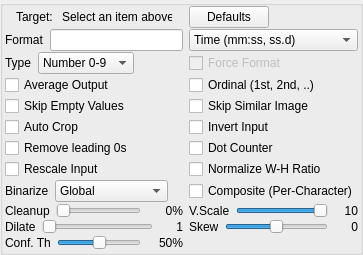
           <widget class="QGroupBox" name="groupBox_target_settings">
            <layout class="QGridLayout" name="gridLayout_6">
             <property name="leftMargin">
              <number>2</number>
             </property>
             <property name="topMargin">
              <number>0</number>
             </property>
             <property name="rightMargin">
              <number>2</number>
             </property>
             <property name="bottomMargin">
              <number>2</number>
             </property>
             <property name="verticalSpacing">
              <number>1</number>
             </property>
             <item row="0" column="3">
              <widget class="QPushButton" name="pushButton_restoreDefaults">
               <property name="sizePolicy">
                <sizepolicy hsizetype="Fixed" vsizetype="Fixed">
                 <horstretch>0</horstretch>
                 <verstretch>0</verstretch>
                </sizepolicy>
               </property>
               <property name="text">
                <string>Defaults</string>
               </property>
              </widget>
             </item>
             <item row="3" column="2">
              <widget class="QCheckBox" name="checkBox_smoothing">
               <property name="text">
                <string>Average Output</string>
               </property>
              </widget>
             </item>
             <item row="9" column="2">
              <widget class="QWidget" name="widget_27" native="true">
               <property name="sizePolicy">
                <sizepolicy hsizetype="Fixed" vsizetype="Preferred">
                 <horstretch>0</horstretch>
                 <verstretch>0</verstretch>
                </sizepolicy>
               </property>
               <layout class="QHBoxLayout" name="horizontalLayout_32">
                <property name="leftMargin">
                 <number>0</number>
                </property>
                <property name="topMargin">
                 <number>0</number>
                </property>
                <property name="rightMargin">
                 <number>0</number>
                </property>
                <property name="bottomMargin">
                 <number>0</number>
                </property>
                <item>
                 <widget class="QLabel" name="label_binarizationMethod">
                  <property name="text">
                   <string>Binarize</string>
                  </property>
                 </widget>
                </item>
                <item>
                 <widget class="QComboBox" name="comboBox_binarizationMethod">
                  <item>
                   <property name="text">
                    <string>Global</string>
                   </property>
                  </item>
                  <item>
                   <property name="text">
                    <string>No Binarization</string>
                   </property>
                  </item>
                  <item>
                   <property name="text">
                    <string>Local</string>
                   </property>
                  </item>
                  <item>
                   <property name="text">
                    <string>Adaptive</string>
                   </property>
                  </item>
                 </widget>
                </item>
               </layout>
              </widget>
             </item>
             <item row="1" column="3">
              <widget class="QComboBox" name="comboBox_formatPrefix">
               <property name="currentIndex">
                <number>0</number>
               </property>
               <item>
                <property name="text">
                 <string>Time (mm:ss, ss.d)</string>
                </property>
               </item>
               <item>
                <property name="text">
                 <string>Time mm:ss</string>
                </property>
               </item>
               <item>
                <property name="text">
                 <string>Time ss.d</string>
                </property>
               </item>
               <item>
                <property name="text">
                 <string>Time 0-59</string>
                </property>
               </item>
               <item>
                <property name="text">
                 <string>Shotclock 0-39</string>
                </property>
               </item>
               <item>
                <property name="text">
                 <string>Score 1dd</string>
                </property>
               </item>
               <item>
                <property name="text">
                 <string>Score ddd</string>
                </property>
               </item>
               <item>
                <property name="text">
                 <string>Period 1-4</string>
                </property>
               </item>
               <item>
                <property name="text">
                 <string>Period d</string>
                </property>
               </item>
               <item>
                <property name="text">
                 <string>Alphanumeric</string>
                </property>
               </item>
               <item>
                <property name="text">
                 <string>Any text</string>
                </property>
               </item>
               <item>
                <property name="text">
                 <string>Any number</string>
                </property>
               </item>
               <item>
                <property name="text">
                 <string>Select Preset</string>
                </property>
               </item>
              </widget>
             </item>
             <item row="7" column="3">
              <widget class="QCheckBox" name="checkBox_dotDetector">
               <property name="toolTip">
                <string>Count dots/blobs instead of detecting characters</string>
               </property>
               <property name="text">
                <string>Dot Counter</string>
               </property>
              </widget>
             </item>
             <item row="2" column="2">
              <widget class="QWidget" name="horizontalWidget" native="true">
               <property name="sizePolicy">
                <sizepolicy hsizetype="Fixed" vsizetype="Preferred">
                 <horstretch>0</horstretch>
                 <verstretch>0</verstretch>
                </sizepolicy>
               </property>
               <layout class="QHBoxLayout" name="horizontalLayout_8">
                <property name="leftMargin">
                 <number>0</number>
                </property>
                <property name="topMargin">
                 <number>0</number>
                </property>
                <property name="rightMargin">
                 <number>0</number>
                </property>
                <property name="bottomMargin">
                 <number>0</number>
                </property>
                <item>
                 <widget class="QLabel" name="label_13">
                  <property name="sizePolicy">
                   <sizepolicy hsizetype="Fixed" vsizetype="Preferred">
                    <horstretch>0</horstretch>
                    <verstretch>0</verstretch>
                   </sizepolicy>
                  </property>
                  <property name="text">
                   <string>Type</string>
                  </property>
                 </widget>
                </item>
                <item>
                 <widget class="QComboBox" name="comboBox_fieldType">
                  <item>
                   <property name="text">
                    <string>Number 0-9</string>
                   </property>
                  </item>
                  <item>
                   <property name="text">
                    <string>Time 0-9 , . :</string>
                   </property>
                  </item>
                  <item>
                   <property name="text">
                    <string>Text</string>
                   </property>
                  </item>
                 </widget>
                </item>
               </layout>
              </widget>
             </item>
             <item row="10" column="2">
              <widget class="QWidget" name="widget_17" native="true">
               <layout class="QHBoxLayout" name="horizontalLayout_15">
                <property name="leftMargin">
                 <number>0</number>
                </property>
                <property name="topMargin">
                 <number>0</number>
                </property>
                <property name="rightMargin">
                 <number>0</number>
                </property>
                <property name="bottomMargin">
                 <number>0</number>
                </property>
                <item>
                 <widget class="QLabel" name="label_4">
                  <property name="text">
                   <string>Cleanup</string>
                  </property>
                 </widget>
                </item>
                <item>
                 <widget class="QSlider" name="horizontalSlider_cleanup">
                  <property name="orientation">
                   <enum>Qt::Horizontal</enum>
                  </property>
                 </widget>
                </item>
                <item>
                 <widget class="QLabel" name="label_cleanup_value">
                  <property name="minimumSize">
                   <size>
                    <width>36</width>
                    <height>0</height>
                   </size>
                  </property>
                  <property name="alignment">
                   <set>Qt::AlignRight|Qt::AlignVCenter</set>
                  </property>
                 <property name="text">
                   <string>0%</string>
                  </property>
                 </widget>
                </item>
               </layout>
              </widget>
             </item>
             <item row="3" column="3">
              <widget class="QCheckBox" name="checkBox_ordinalIndicator">
               <property name="text">
                <string>Ordinal (1st, 2nd, ..)</string>
               </property>
              </widget>
             </item>
             <item row="4" column="2">
              <widget class="QCheckBox" name="checkBox_skip_empty">
               <property name="text">
                <string>Skip Empty Values</string>
               </property>
              </widget>
             </item>
             <item row="0" column="2">
              <widget class="QWidget" name="widget_10" native="true">
               <property name="sizePolicy">
                <sizepolicy hsizetype="Preferred" vsizetype="Preferred">
                 <horstretch>0</horstretch>
                 <verstretch>0</verstretch>
                </sizepolicy>
               </property>
               <layout class="QHBoxLayout" name="horizontalLayout_16">
                <property name="spacing">
                 <number>3</number>
                </property>
                <property name="leftMargin">
                 <number>5</number>
                </property>
                <property name="topMargin">
                 <number>0</number>
                </property>
                <property name="rightMargin">
                 <number>5</number>
                </property>
                <property name="bottomMargin">
                 <number>0</number>
                </property>
                <item>
                 <widget class="QLabel" name="label_6">
                  <property name="sizePolicy">
                   <sizepolicy hsizetype="Fixed" vsizetype="Preferred">
                    <horstretch>0</horstretch>
                    <verstretch>0</verstretch>
                   </sizepolicy>
                  </property>
                  <property name="text">
                   <string>Target:</string>
                  </property>
                 </widget>
                </item>
                <item>
                 <widget class="QLabel" name="label_selectedInfo">
                  <property name="maximumSize">
                   <size>
                    <width>110</width>
                    <height>16777215</height>
                   </size>
                  </property>
                  <property name="text">
                   <string>Select an item above</string>
                  </property>
                  <property name="textInteractionFlags">
                   <set>Qt::NoTextInteraction</set>
                  </property>
                 </widget>
                </item>
               </layout>
              </widget>
             </item>
             <item row="9" column="3">
              <widget class="QCheckBox" name="checkBox_compositeBox">
               <property name="text">
                <string>Composite (Per-Character)</string>
               </property>
              </widget>
             </item>
             <item row="12" column="2">
              <widget class="QWidget" name="widget_21" native="true">
               <layout class="QHBoxLayout" name="horizontalLayout_20">
                <property name="leftMargin">
                 <number>0</number>
                </property>
                <property name="topMargin">
                 <number>0</number>
                </property>
                <property name="rightMargin">
                 <number>0</number>
                </property>
                <property name="bottomMargin">
                 <number>0</number>
                </property>
                <item>
                 <widget class="QLabel" name="label_3">
                  <property name="text">
                   <string>Conf. Th</string>
                  </property>
                 </widget>
                </item>
                <item>
                 <widget class="QSlider" name="horizontalSlider_conf_thresh">
                  <property name="value">
                   <number>50</number>
                  </property>
                  <property name="orientation">
                   <enum>Qt::Horizontal</enum>
                  </property>
                 </widget>
                </item>
                <item>
                 <widget class="QLabel" name="label_conf_thresh_value">
                  <property name="minimumSize">
                   <size>
                    <width>36</width>
                    <height>0</height>
                   </size>
                  </property>
                  <property name="alignment">
                   <set>Qt::AlignRight|Qt::AlignVCenter</set>
                  </property>
                 <property name="text">
                   <string>50%</string>
                  </property>
                 </widget>
                </item>
               </layout>
              </widget>
             </item>
             <item row="8" column="3">
              <widget class="QCheckBox" name="checkBox_normWHRatio">
               <property name="toolTip">
                <string>Scale to a favorable 1:2 width-to-height ratio</string>
               </property>
               <property name="text">
                <string>Normalize W-H Ratio</string>
               </property>
              </widget>
             </item>
             <item row="6" column="3">
              <widget class="QCheckBox" name="checkBox_invertPatch">
               <property name="text">
                <string>Invert Input</string>
               </property>
              </widget>
             </item>
             <item row="4" column="3">
              <widget class="QCheckBox" name="checkBox_skip_similar_image">
               <property name="text">
                <string>Skip Similar Image</string>
               </property>
              </widget>
             </item>
             <item row="2" column="3">
              <widget class="QCheckBox" name="checkBox">
               <property name="enabled">
                <bool>false</bool>
               </property>
               <property name="text">
                <string>Force Format</string>
               </property>
              </widget>
             </item>
             <item row="1" column="2">
              <widget class="QWidget" name="widget_7" native="true">
               <property name="sizePolicy">
                <sizepolicy hsizetype="Preferred" vsizetype="Preferred">
                 <horstretch>0</horstretch>
                 <verstretch>0</verstretch>
                </sizepolicy>
               </property>
               <layout class="QHBoxLayout" name="horizontalLayout_17">
                <property name="leftMargin">
                 <number>0</number>
                </property>
                <property name="topMargin">
                 <number>0</number>
                </property>
                <property name="rightMargin">
                 <number>0</number>
                </property>
                <property name="bottomMargin">
                 <number>0</number>
                </property>
                <item>
                 <widget class="QLabel" name="label_2">
                  <property name="text">
                   <string>Format</string>
                  </property>
                 </widget>
                </item>
                <item>
                 <widget class="QLineEdit" name="lineEdit_format"/>
                </item>
               </layout>
              </widget>
             </item>
             <item row="11" column="2">
              <widget class="QWidget" name="widget_13" native="true">
               <layout class="QHBoxLayout" name="horizontalLayout_13">
                <property name="leftMargin">
                 <number>0</number>
                </property>
                <property name="topMargin">
                 <number>0</number>
                </property>
                <property name="rightMargin">
                 <number>0</number>
                </property>
                <property name="bottomMargin">
                 <number>0</number>
                </property>
                <item>
                 <widget class="QLabel" name="label_9">
                  <property name="text">
                   <string>Dilate</string>
                  </property>
                 </widget>
                </item>
                <item>
                 <widget class="QSlider" name="horizontalSlider_dilate">
                  <property name="maximum">
                   <number>5</number>
                  </property>
                  <property name="pageStep">
                   <number>1</number>
                  </property>
                  <property name="orientation">
                   <enum>Qt::Horizontal</enum>
                  </property>
                 </widget>
                </item>
                <item>
                 <widget class="QLabel" name="label_dilate_value">
                  <property name="minimumSize">
                   <size>
                    <width>24</width>
                    <height>0</height>
                   </size>
                  </property>
                  <property name="alignment">
                   <set>Qt::AlignRight|Qt::AlignVCenter</set>
                  </property>
                  <property name="text">
                   <string>1</string>
                  </property>
                 </widget>
                </item>
               </layout>
              </widget>
             </item>
             <item row="6" column="2">
              <widget class="QCheckBox" name="checkBox_autocrop">
               <property name="text">
                <string>Auto Crop</string>
               </property>
              </widget>
             </item>
             <item row="7" column="2">
              <widget class="QCheckBox" name="checkBox_removeLeadingZeros">
               <property name="text">
                <string>Remove leading 0s</string>
               </property>
              </widget>
             </item>
             <item row="8" column="2">
              <widget class="QCheckBox" name="checkBox_rescalePatch">
               <property name="toolTip">
                <string>Scale the image to 35 pixels height, a favorable size for OCR</string>
               </property>
               <property name="text">
                <string>Rescale Input</string>
               </property>
              </widget>
             </item>
             <item row="10" column="3">
              <widget class="QWidget" name="widget_vscale" native="true">
               <layout class="QHBoxLayout" name="horizontalLayout_11">
                <property name="leftMargin">
                 <number>0</number>
                </property>
                <property name="topMargin">
                 <number>0</number>
                </property>
                <property name="rightMargin">
                 <number>0</number>
                </property>
                <property name="bottomMargin">
                 <number>0</number>
                </property>
                <item>
                 <widget class="QLabel" name="label_15">
                  <property name="text">
                   <string>V.Scale</string>
                  </property>
                 </widget>
                </item>
                <item>
                 <widget class="QSlider" name="horizontalSlider_vscale">
                  <property name="minimum">
                   <number>1</number>
                  </property>
                  <property name="maximum">
                   <number>10</number>
                  </property>
                  <property name="pageStep">
                   <number>5</number>
                  </property>
                  <property name="value">
                   <number>10</number>
                  </property>
                  <property name="orientation">
                   <enum>Qt::Horizontal</enum>
                  </property>
                 </widget>
                </item>
                <item>
                 <widget class="QLabel" name="label_vscale_value">
                  <property name="minimumSize">
                   <size>
                    <width>24</width>
                    <height>0</height>
                   </size>
                  </property>
                  <property name="alignment">
                   <set>Qt::AlignRight|Qt::AlignVCenter</set>
                  </property>
                  <property name="text">
                   <string>10</string>
                  </property>
                 </widget>
                </item>
               </layout>
              </widget>
             </item>
             <item row="11" column="3">
              <widget class="QWidget" name="widget_skew" native="true">
               <layout class="QHBoxLayout" name="horizontalLayout_12">
                <property name="leftMargin">
                 <number>0</number>
                </property>
                <property name="topMargin">
                 <number>0</number>
                </property>
                <property name="rightMargin">
                 <number>0</number>
                </property>
                <property name="bottomMargin">
                 <number>0</number>
                </property>
                <item>
                 <widget class="QLabel" name="label_14">
                  <property name="text">
                   <string>Skew</string>
                  </property>
                 </widget>
                </item>
                <item>
                 <widget class="QSlider" name="horizontalSlider_skew">
                  <property name="minimum">
                   <number>-10</number>
                  </property>
                  <property name="maximum">
                   <number>10</number>
                  </property>
                  <property name="orientation">
                   <enum>Qt::Horizontal</enum>
                  </property>
                 </widget>
                </item>
                <item>
                 <widget class="QLabel" name="label_skew_value">
                  <property name="minimumSize">
                   <size>
                    <width>24</width>
                    <height>0</height>
                   </size>
                  </property>
                  <property name="alignment">
                   <set>Qt::AlignRight|Qt::AlignVCenter</set>
                  </property>
                  <property name="text">
                   <string>0</string>
                  </property>
                 </widget>
                </item>
               </layout>
              </widget>
             </item>
            </layout>
           </widget>
